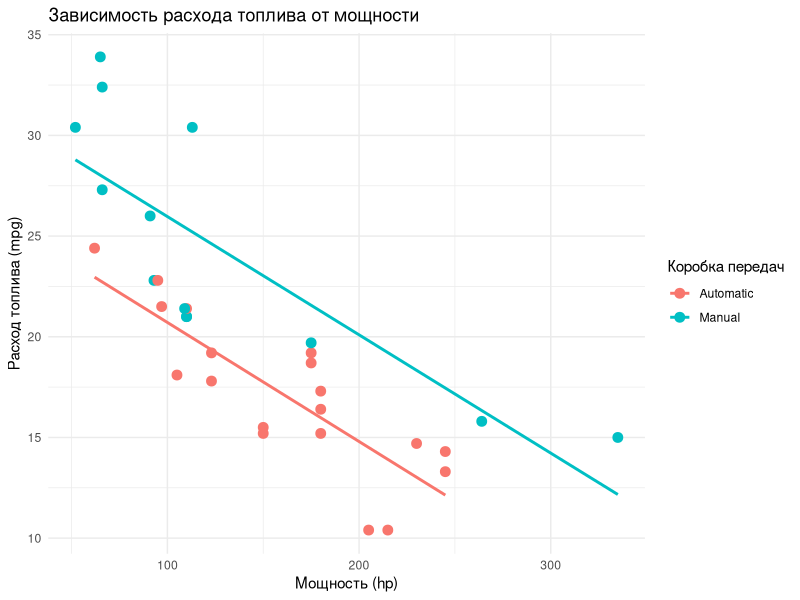
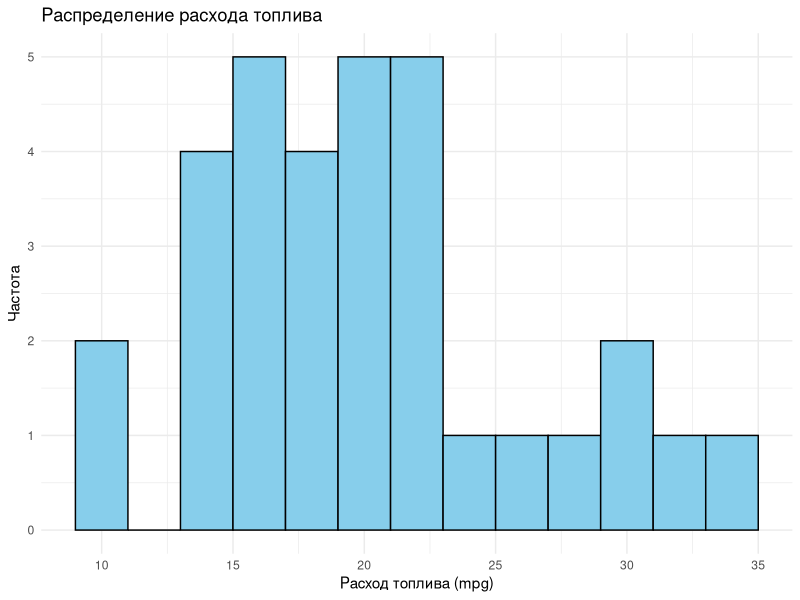
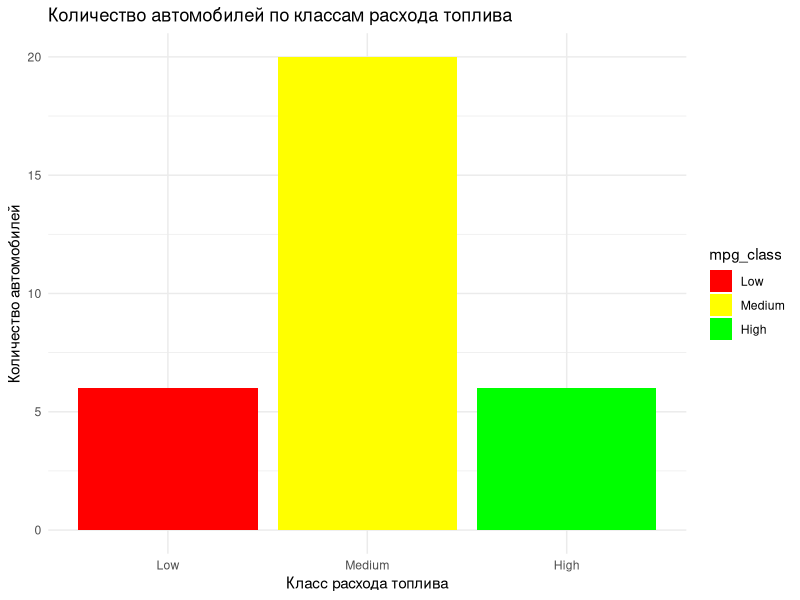

Reproduce these figures in R, in order.
###
# Датасет mtcars, встроенный в R
# Доку можно почитать здесь
# https://cran.r-project.org/web/packages/explore/vignettes/explore-mtcars.html
# https://www.w3schools.com/r/r_stat_data_set.asp
# https://www.youtube.com/watch?v=5G3GUciLRDc
#
# Лее ежжи, молодой html 🇸 🇰 🇺 - 🇫 4ever
# Эх, сейчас бы покодить фронтенд на R
# Бэкенд на html, ML на css
# Аналитику на Docker + Ubuntu 8.04 LTS
###

###
# mpg - расход топлива
# hp - мощность
# wt - вес
# cyl - число цилиндров
# gear - число передач
# am - тип коробки передач (0 = автомат, 1 = ручная)
# vs - тип двигателя (0 = V-образный, 1 = рядный)
###

library(ggplot2)

car_list <- list(
  mpg = mtcars$mpg,
  hp = mtcars$hp,
  wt = mtcars$wt,
  cyl = mtcars$cyl,
  gear = mtcars$gear,
  am = mtcars$am,
  vs = mtcars$vs
)

car_list$hp_per_wt <- car_list$hp / car_list$wt # Добавляем новый столбец с расчетом мощности на вес
car_list$transmission <- list(automatic = car_list$am == 0, manual = car_list$am == 1) # Добавляем новый столбец с типом коробки передач

# * Расчеты основных статистик для числовых переменных

means <- sapply(car_list, function(x) if (is.numeric(x)) mean(x, na.rm = TRUE)) # Расчет средних значений по каждому столбцу
print("Средние значения по каждому столбцу")
print(means) # Вывод значений

normalized <- lapply(car_list, function(x) if (is.numeric(x)) (x - min(x)) / (max(x) - min(x)))
print("Нормализованные значения по каждому столбцу")
print(normalized$mpg[1:5])

# * Подготовка датасета
df_car_list <- as.data.frame(car_list)

df_car_list$am <- factor(df_car_list$am, labels = c("Automatic", "Manual")) # Преобразование переменной am в фактор
df_car_list$hp_per_cyl <- df_car_list$hp / df_car_list$cyl # Мощность на цилиндр
df_car_list$log_wt <- log(df_car_list$wt) # Логарифм веса
# Категории расхода топлива
df_car_list$mpg_class <- cut(
  df_car_list$mpg,
  breaks = c(-Inf, 15, 25, Inf),
  labels = c("Low", "Medium", "High")
)

head(df_car_list)

# * Визуализация зависимости расхода топлива от мощности

ggplot(df_car_list, aes(x = hp, y = mpg, color = am)) +
  geom_point(size = 3) + # Поинты на чарте
  geom_smooth(method = "lm", se = FALSE) + # Линия тренда
  labs(
    title = "Зависимость расхода топлива от мощности",
    x = "Мощность (hp)",
    y = "Расход топлива (mpg)",
    color = "Коробка передач"
  ) +
  theme_minimal()

# * Визуализация гистограмма расхода топлива
ggplot(df_car_list, aes(x = mpg)) +
  geom_histogram(binwidth = 2, fill = "skyblue", color = "black") +
  labs(
    title = "Распределение расхода топлива",
    x = "Расход топлива (mpg)",
    y = "Частота"
  ) +
  theme_minimal()

# * Визуализация категория расхода топлива (mpg_class)
ggplot(df_car_list, aes(x = mpg_class, fill = mpg_class)) +
  geom_bar() +
  labs(
    title = "Количество автомобилей по классам расхода топлива",
    x = "Класс расхода топлива",
    y = "Количество автомобилей"
  ) +
  scale_fill_manual(values = c("Low" = "red", "Medium" = "yellow", "High" = "green")) +
  theme_minimal()

# * Сохранение в csv
write.csv(df_car_list, "df_car_list.csv", row.names = FALSE)
